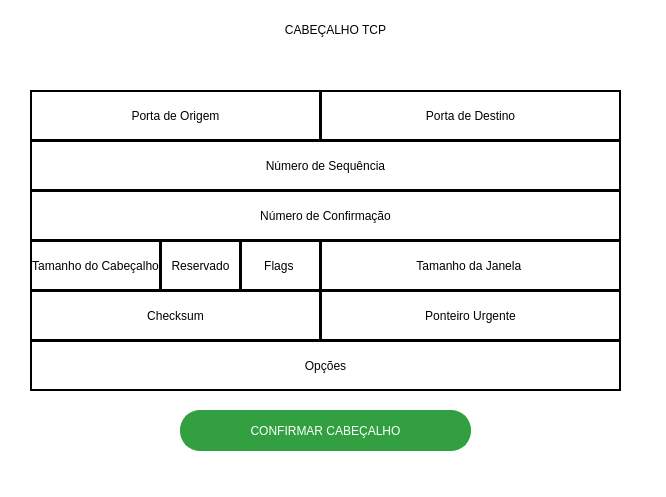
<?xml version="1.0" encoding="UTF-8"?>
<ui version="4.0">
 <class>MainWindow</class>
 <widget class="QMainWindow" name="MainWindow">
  <property name="geometry">
   <rect>
    <x>0</x>
    <y>0</y>
    <width>666</width>
    <height>497</height>
   </rect>
  </property>
  <property name="windowTitle">
   <string>MainWindow</string>
  </property>
  <property name="styleSheet">
   <string notr="true">background-color: rgb(255, 255, 255);</string>
  </property>
  <widget class="QWidget" name="centralwidget">
   <widget class="QLabel" name="label">
    <property name="geometry">
     <rect>
      <x>0</x>
      <y>-1</y>
      <width>671</width>
      <height>61</height>
     </rect>
    </property>
    <property name="styleSheet">
     <string notr="true">font: 87 16pt &quot;Arial Black&quot;;</string>
    </property>
    <property name="text">
     <string>CABEÇALHO TCP</string>
    </property>
    <property name="alignment">
     <set>Qt::AlignCenter</set>
    </property>
   </widget>
   <widget class="QPushButton" name="pushButton_4">
    <property name="geometry">
     <rect>
      <x>180</x>
      <y>410</y>
      <width>291</width>
      <height>41</height>
     </rect>
    </property>
    <property name="styleSheet">
     <string notr="true">QPushButton{
	font: 16pt &quot;Arial&quot;;
	background-color: #32a041;
	color: rgb(255, 255, 255);
	border: 2px solid #32a041;
	border-radius:20px;
}


QPushButton:hover{
	background-color: rgb(31, 100, 41);
	border: 2px solid  rgb(31, 100, 41);
}</string>
    </property>
    <property name="text">
     <string>CONFIRMAR CABEÇALHO</string>
    </property>
   </widget>
   <widget class="QPushButton" name="portaOrigem">
    <property name="geometry">
     <rect>
      <x>30</x>
      <y>90</y>
      <width>291</width>
      <height>51</height>
     </rect>
    </property>
    <property name="styleSheet">
     <string notr="true">QPushButton{
	background-color: rgb(255, 255, 255);
	border: 2px solid rgb(0, 0, 0);
}

QPushButton:hover{
	
	background-color: rgb(208, 208, 208);

}</string>
    </property>
    <property name="text">
     <string>Porta de Origem</string>
    </property>
   </widget>
   <widget class="QPushButton" name="portaDestino">
    <property name="geometry">
     <rect>
      <x>320</x>
      <y>90</y>
      <width>301</width>
      <height>51</height>
     </rect>
    </property>
    <property name="styleSheet">
     <string notr="true">QPushButton{
	background-color: rgb(255, 255, 255);
	border: 2px solid rgb(0, 0, 0);
}

QPushButton:hover{
	
	background-color: rgb(208, 208, 208);

}</string>
    </property>
    <property name="text">
     <string>Porta de Destino</string>
    </property>
   </widget>
   <widget class="QPushButton" name="numeroSequencia">
    <property name="geometry">
     <rect>
      <x>30</x>
      <y>140</y>
      <width>591</width>
      <height>51</height>
     </rect>
    </property>
    <property name="styleSheet">
     <string notr="true">QPushButton{
	background-color: rgb(255, 255, 255);
	border: 2px solid rgb(0, 0, 0);
}

QPushButton:hover{
	
	background-color: rgb(208, 208, 208);

}</string>
    </property>
    <property name="text">
     <string>Número de Sequência</string>
    </property>
   </widget>
   <widget class="QPushButton" name="numeroConfirmacao">
    <property name="geometry">
     <rect>
      <x>30</x>
      <y>190</y>
      <width>591</width>
      <height>51</height>
     </rect>
    </property>
    <property name="styleSheet">
     <string notr="true">QPushButton{
	background-color: rgb(255, 255, 255);
	border: 2px solid rgb(0, 0, 0);
}

QPushButton:hover{
	
	background-color: rgb(208, 208, 208);

}</string>
    </property>
    <property name="text">
     <string>Número de Confirmação</string>
    </property>
   </widget>
   <widget class="QPushButton" name="tamanhoCabecalho">
    <property name="geometry">
     <rect>
      <x>30</x>
      <y>240</y>
      <width>131</width>
      <height>51</height>
     </rect>
    </property>
    <property name="styleSheet">
     <string notr="true">QPushButton{
	background-color: rgb(255, 255, 255);
	border: 2px solid rgb(0, 0, 0);
}

QPushButton:hover{
	
	background-color: rgb(208, 208, 208);

}</string>
    </property>
    <property name="text">
     <string>Tamanho do Cabeçalho</string>
    </property>
   </widget>
   <widget class="QPushButton" name="reservado">
    <property name="geometry">
     <rect>
      <x>160</x>
      <y>240</y>
      <width>81</width>
      <height>51</height>
     </rect>
    </property>
    <property name="styleSheet">
     <string notr="true">QPushButton{
	background-color: rgb(255, 255, 255);
	border: 2px solid rgb(0, 0, 0);
}

QPushButton:hover{
	
	background-color: rgb(208, 208, 208);

}</string>
    </property>
    <property name="text">
     <string>Reservado</string>
    </property>
   </widget>
   <widget class="QPushButton" name="flags">
    <property name="geometry">
     <rect>
      <x>240</x>
      <y>240</y>
      <width>81</width>
      <height>51</height>
     </rect>
    </property>
    <property name="styleSheet">
     <string notr="true">QPushButton{
	background-color: rgb(255, 255, 255);
	border: 2px solid rgb(0, 0, 0);
}

QPushButton:hover{
	
	background-color: rgb(208, 208, 208);

}</string>
    </property>
    <property name="text">
     <string>Flags </string>
    </property>
   </widget>
   <widget class="QPushButton" name="tamanhoJanela">
    <property name="geometry">
     <rect>
      <x>320</x>
      <y>240</y>
      <width>301</width>
      <height>51</height>
     </rect>
    </property>
    <property name="styleSheet">
     <string notr="true">QPushButton{
	background-color: rgb(255, 255, 255);
	border: 2px solid rgb(0, 0, 0);
}

QPushButton:hover{
	
	background-color: rgb(208, 208, 208);

}</string>
    </property>
    <property name="text">
     <string>Tamanho da Janela </string>
    </property>
   </widget>
   <widget class="QPushButton" name="checksum">
    <property name="geometry">
     <rect>
      <x>30</x>
      <y>290</y>
      <width>291</width>
      <height>51</height>
     </rect>
    </property>
    <property name="styleSheet">
     <string notr="true">QPushButton{
	background-color: rgb(255, 255, 255);
	border: 2px solid rgb(0, 0, 0);
}

QPushButton:hover{
	
	background-color: rgb(208, 208, 208);

}</string>
    </property>
    <property name="text">
     <string>Checksum</string>
    </property>
   </widget>
   <widget class="QPushButton" name="ponteiroUrgente">
    <property name="geometry">
     <rect>
      <x>320</x>
      <y>290</y>
      <width>301</width>
      <height>51</height>
     </rect>
    </property>
    <property name="styleSheet">
     <string notr="true">QPushButton{
	background-color: rgb(255, 255, 255);
	border: 2px solid rgb(0, 0, 0);
}

QPushButton:hover{
	
	background-color: rgb(208, 208, 208);

}</string>
    </property>
    <property name="text">
     <string>Ponteiro Urgente</string>
    </property>
   </widget>
   <widget class="QPushButton" name="opcoes">
    <property name="geometry">
     <rect>
      <x>30</x>
      <y>340</y>
      <width>591</width>
      <height>51</height>
     </rect>
    </property>
    <property name="styleSheet">
     <string notr="true">QPushButton{
	background-color: rgb(255, 255, 255);
	border: 2px solid rgb(0, 0, 0);
}

QPushButton:hover{
	
	background-color: rgb(208, 208, 208);

}</string>
    </property>
    <property name="text">
     <string>Opções</string>
    </property>
   </widget>
  </widget>
  <widget class="QStatusBar" name="statusbar"/>
 </widget>
 <resources/>
 <connections/>
</ui>
